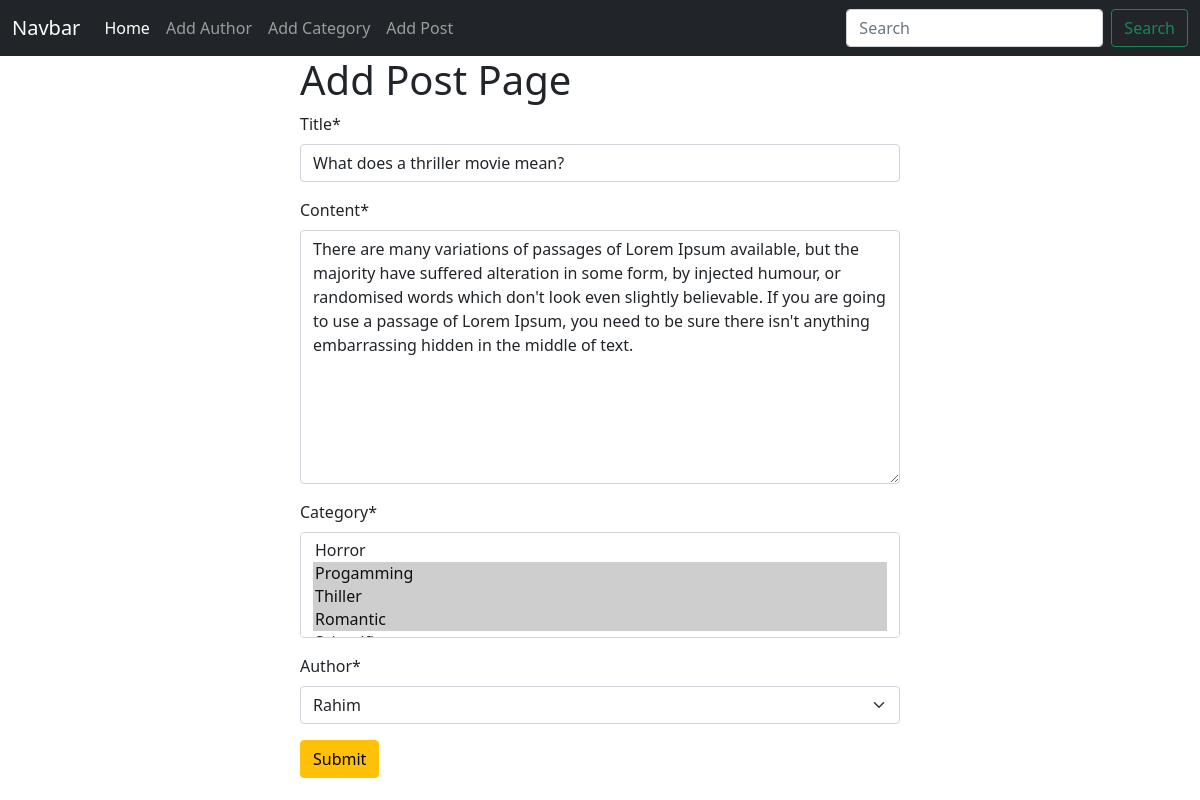
The page /posts/edit/1 on the database its author committed.
### posts/models.py (models this page shows, shortened)
class Post(models.Model):
    title =models.CharField(max_length=50)
    content =models.TextField()
    category =models.ManyToManyField(Category)
    author =models.ForeignKey(Author,on_delete=models.CASCADE) # author delete hole sob post o delete hoye jabez

### posts/views.py (the view)
# urls.py: path('edit/<int:id>',views.edit_posts,name='edit_posts'),
def edit_posts(request,id):
    post =models.Post.objects.get(pk=id)
    post_form =forms.PostForm(instance= post)
    if request.method =='POST':
        post_form =forms.PostForm(request.POST,instance=post)
        if post_form.is_valid():
          post_form.save()
          return redirect("home_page")
    return render(request,"add_post.html",{'form':post_form} )

### posts/forms.py
class PostForm(forms.ModelForm):
    class Meta:
        model =  Post
        fields = '__all__'

### author/models.py (called while the page is built)
    def __str__(self):
      return self.name

### categories/models.py (called while the page is built)
    def __str__(self):
        return self.name

### posts/templates/add_post.html (shortened to what this page needs)
{% extends "base.html" %}
{% block content %}
{% load crispy_forms_tags %}
<form style="width: 50%; margin: 0 auto;" method='POST'>
    <h1> Add Post Page</h1>
    {{ form|crispy }}
    <button  class ='btn btn-warning'>Submit</button>
</form>
{% endblock %}

### rows shown on the page
Post: title "What does a thriller movie mean?", content "There are many variations of passages of Lorem Ipsum available, but the majority have suffered alteration in some form, by injected humour, or randomised words which don't look even slightly believable. If you are going to use a passage of Lorem Ipsum, you need to be sure there isn't anything embarrassing hidden in the middle of text.", author "Rahim"
